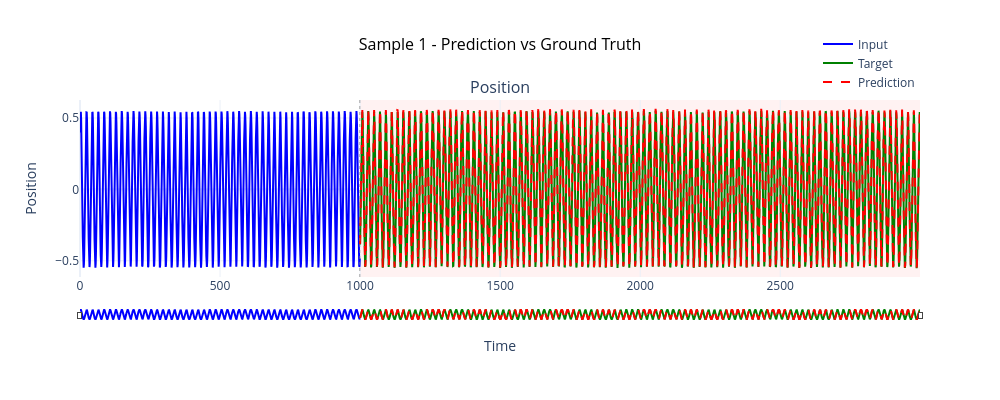
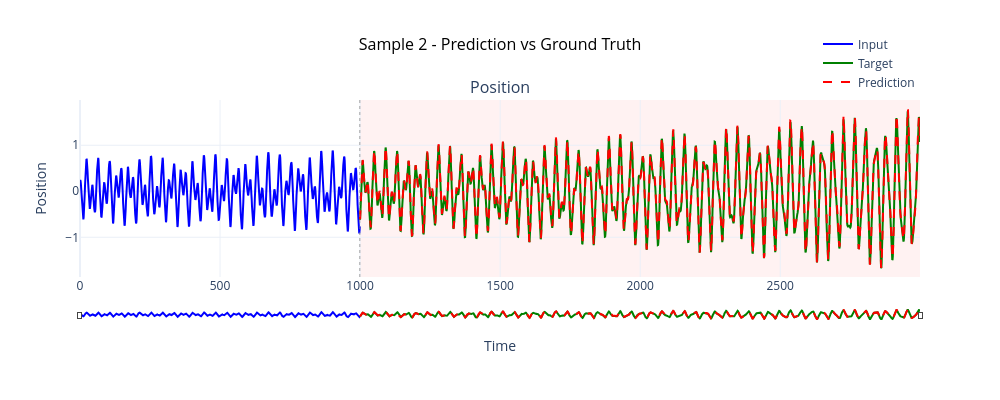
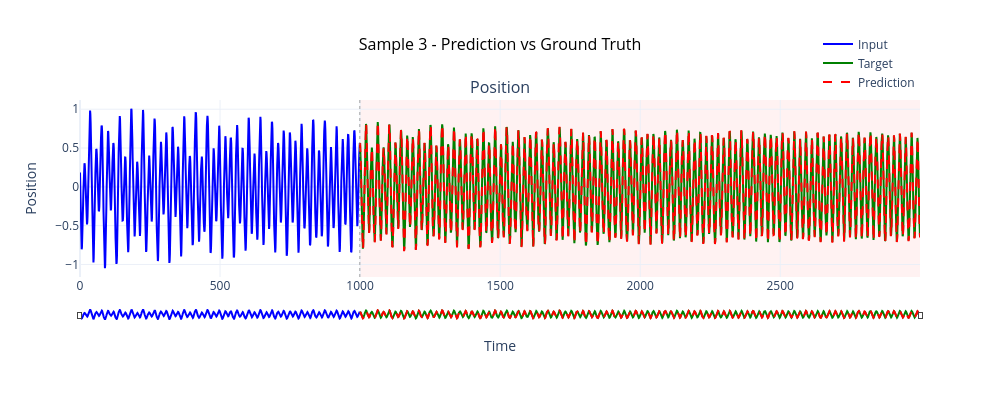
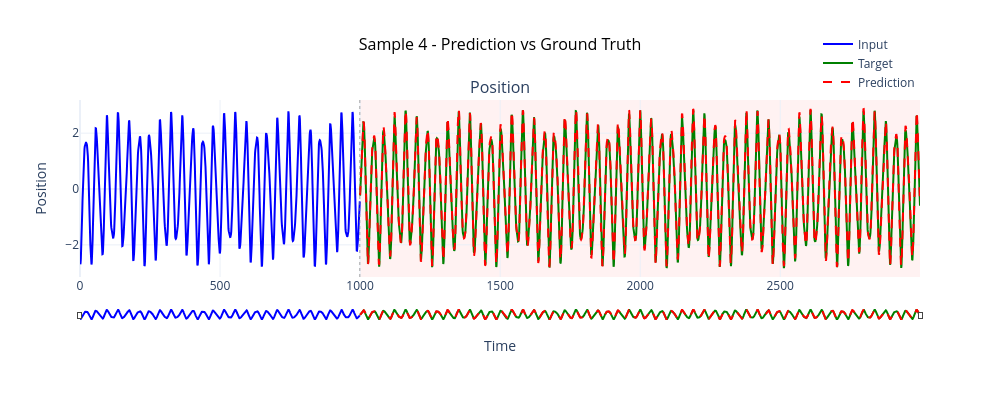

The notebook cell these images were saved under, in order:
### Markdown cell above
## 10. Visualize Predictions

### Code cell
# Concatenate results for visualization
visualizer = VibrationVisualizer2(figsize=(1000, 400))

predictions = np.concatenate(all_predictions, axis=0)
targets = np.concatenate(all_targets, axis=0)
features = np.concatenate(all_features, axis=0)

# Plot sample predictions
n_samples = min(10, len(predictions))
di = 60

for i in range(n_samples):
    # Create dummy input (use first part of target)
    input_data = features[i+di, :, 0:1]
    target_data = targets[i+di, :, 0:1]
    predicted_data = predictions[i+di, :, 0:1]

    fig = visualizer.plot_trajectory_comparison(
        input_data,
        target_data,
        predicted_data,
        title=f'Sample {i+1} - Prediction vs Ground Truth'
    )
    plt.show()

# fig = visualizer.plot_trajectory_comparison(
#     input_data=features,
#     target_data=targets,
#     predicted_data=targets,  # Using targets as "prediction" for visualization
#     feature_names=['Position', 'Velocity'],
#     title='Sample Vibration Trajectory'
# )

# Plot amplitude analysis if available
if all_amplitudes_pred and all_amplitudes_true:
    amplitudes_pred = np.concatenate(all_amplitudes_pred, axis=0)
    amplitudes_true = np.concatenate(all_amplitudes_true, axis=0)

    fig = visualizer.plot_amplitude_analysis(
        amplitudes_pred.flatten(),
        amplitudes_true.flatten(),
        title='Amplitude Prediction Analysis'
    )
    plt.show()

### Figure 1 — Plotly figure (JSON) as saved in the notebook; plotly's stock layout.template omitted (floating-point values rounded to 4 significant figures; data arrays with more than 128 entries replaced by an {"elided": "..."} marker saying what was removed)
{"data": [{"hovertemplate": "Time: %{x:.2f}<br>Value: %{y:.4f}<extra></extra>", "legendgroup": "group0", "line": {"color": "blue", "width": 2}, "mode": "lines", "name": "Input", "showlegend": true, "type": "scatter", "x": {"elided": "1000 int values"}, "xaxis": "x", "y": {"elided": "1000 float values"}, "yaxis": "y"}, {"hovertemplate": "Time: %{x:.2f}<br>Value: %{y:.4f}<extra></extra>", "legendgroup": "group0", "line": {"color": "green", "width": 2}, "mode": "lines", "name": "Target", "showlegend": true, "type": "scatter", "x": {"elided": "2000 int values"}, "xaxis": "x", "y": {"elided": "2000 float values"}, "yaxis": "y"}, {"hovertemplate": "Time: %{x:.2f}<br>Value: %{y:.4f}<extra></extra>", "legendgroup": "group0", "line": {"color": "red", "dash": "dash", "width": 2}, "mode": "lines", "name": "Prediction", "showlegend": true, "type": "scatter", "x": {"elided": "2000 int values"}, "xaxis": "x", "y": {"elided": "2000 float values"}, "yaxis": "y"}], "layout": {"annotations": [{"font": {"size": 16}, "showarrow": false, "text": "Position", "x": 0.5, "xanchor": "center", "xref": "paper", "y": 1, "yanchor": "bottom", "yref": "paper"}], "height": 400, "hovermode": "x unified", "legend": {"orientation": "h", "x": 1, "xanchor": "right", "y": 1.02, "yanchor": "bottom"}, "shapes": [{"line": {"color": "gray", "dash": "dot", "width": 1}, "opacity": 0.7, "type": "line", "x0": 999, "x1": 999, "xref": "x", "y0": 0, "y1": 1, "yref": "y domain"}, {"fillcolor": "red", "layer": "below", "line": {"width": 0}, "opacity": 0.05, "type": "rect", "x0": 1000, "x1": 2999, "xref": "x", "y0": 0, "y1": 1, "yref": "y domain"}], "showlegend": true, "title": {"font": {"color": "black", "size": 16}, "text": "Sample 1 - Prediction vs Ground Truth", "x": 0.5, "xanchor": "center"}, "width": 1000, "xaxis": {"anchor": "y", "domain": [0, 1], "rangeslider": {"thickness": 0.05, "visible": true}, "title": {"text": "Time"}}, "yaxis": {"anchor": "x", "domain": [0, 1], "title": {"text": "Position"}}}}

### Figure 2 — Plotly figure (JSON) as saved in the notebook; plotly's stock layout.template omitted (floating-point values rounded to 4 significant figures; data arrays with more than 128 entries replaced by an {"elided": "..."} marker saying what was removed)
{"data": [{"hovertemplate": "Time: %{x:.2f}<br>Value: %{y:.4f}<extra></extra>", "legendgroup": "group0", "line": {"color": "blue", "width": 2}, "mode": "lines", "name": "Input", "showlegend": true, "type": "scatter", "x": {"elided": "1000 int values"}, "xaxis": "x", "y": {"elided": "1000 float values"}, "yaxis": "y"}, {"hovertemplate": "Time: %{x:.2f}<br>Value: %{y:.4f}<extra></extra>", "legendgroup": "group0", "line": {"color": "green", "width": 2}, "mode": "lines", "name": "Target", "showlegend": true, "type": "scatter", "x": {"elided": "2000 int values"}, "xaxis": "x", "y": {"elided": "2000 float values"}, "yaxis": "y"}, {"hovertemplate": "Time: %{x:.2f}<br>Value: %{y:.4f}<extra></extra>", "legendgroup": "group0", "line": {"color": "red", "dash": "dash", "width": 2}, "mode": "lines", "name": "Prediction", "showlegend": true, "type": "scatter", "x": {"elided": "2000 int values"}, "xaxis": "x", "y": {"elided": "2000 float values"}, "yaxis": "y"}], "layout": {"annotations": [{"font": {"size": 16}, "showarrow": false, "text": "Position", "x": 0.5, "xanchor": "center", "xref": "paper", "y": 1, "yanchor": "bottom", "yref": "paper"}], "height": 400, "hovermode": "x unified", "legend": {"orientation": "h", "x": 1, "xanchor": "right", "y": 1.02, "yanchor": "bottom"}, "shapes": [{"line": {"color": "gray", "dash": "dot", "width": 1}, "opacity": 0.7, "type": "line", "x0": 999, "x1": 999, "xref": "x", "y0": 0, "y1": 1, "yref": "y domain"}, {"fillcolor": "red", "layer": "below", "line": {"width": 0}, "opacity": 0.05, "type": "rect", "x0": 1000, "x1": 2999, "xref": "x", "y0": 0, "y1": 1, "yref": "y domain"}], "showlegend": true, "title": {"font": {"color": "black", "size": 16}, "text": "Sample 2 - Prediction vs Ground Truth", "x": 0.5, "xanchor": "center"}, "width": 1000, "xaxis": {"anchor": "y", "domain": [0, 1], "rangeslider": {"thickness": 0.05, "visible": true}, "title": {"text": "Time"}}, "yaxis": {"anchor": "x", "domain": [0, 1], "title": {"text": "Position"}}}}

### Figure 3 — Plotly figure (JSON) as saved in the notebook; plotly's stock layout.template omitted (floating-point values rounded to 4 significant figures; data arrays with more than 128 entries replaced by an {"elided": "..."} marker saying what was removed)
{"data": [{"hovertemplate": "Time: %{x:.2f}<br>Value: %{y:.4f}<extra></extra>", "legendgroup": "group0", "line": {"color": "blue", "width": 2}, "mode": "lines", "name": "Input", "showlegend": true, "type": "scatter", "x": {"elided": "1000 int values"}, "xaxis": "x", "y": {"elided": "1000 float values"}, "yaxis": "y"}, {"hovertemplate": "Time: %{x:.2f}<br>Value: %{y:.4f}<extra></extra>", "legendgroup": "group0", "line": {"color": "green", "width": 2}, "mode": "lines", "name": "Target", "showlegend": true, "type": "scatter", "x": {"elided": "2000 int values"}, "xaxis": "x", "y": {"elided": "2000 float values"}, "yaxis": "y"}, {"hovertemplate": "Time: %{x:.2f}<br>Value: %{y:.4f}<extra></extra>", "legendgroup": "group0", "line": {"color": "red", "dash": "dash", "width": 2}, "mode": "lines", "name": "Prediction", "showlegend": true, "type": "scatter", "x": {"elided": "2000 int values"}, "xaxis": "x", "y": {"elided": "2000 float values"}, "yaxis": "y"}], "layout": {"annotations": [{"font": {"size": 16}, "showarrow": false, "text": "Position", "x": 0.5, "xanchor": "center", "xref": "paper", "y": 1, "yanchor": "bottom", "yref": "paper"}], "height": 400, "hovermode": "x unified", "legend": {"orientation": "h", "x": 1, "xanchor": "right", "y": 1.02, "yanchor": "bottom"}, "shapes": [{"line": {"color": "gray", "dash": "dot", "width": 1}, "opacity": 0.7, "type": "line", "x0": 999, "x1": 999, "xref": "x", "y0": 0, "y1": 1, "yref": "y domain"}, {"fillcolor": "red", "layer": "below", "line": {"width": 0}, "opacity": 0.05, "type": "rect", "x0": 1000, "x1": 2999, "xref": "x", "y0": 0, "y1": 1, "yref": "y domain"}], "showlegend": true, "title": {"font": {"color": "black", "size": 16}, "text": "Sample 3 - Prediction vs Ground Truth", "x": 0.5, "xanchor": "center"}, "width": 1000, "xaxis": {"anchor": "y", "domain": [0, 1], "rangeslider": {"thickness": 0.05, "visible": true}, "title": {"text": "Time"}}, "yaxis": {"anchor": "x", "domain": [0, 1], "title": {"text": "Position"}}}}

### Figure 4 — Plotly figure (JSON) as saved in the notebook; plotly's stock layout.template omitted (floating-point values rounded to 4 significant figures; data arrays with more than 128 entries replaced by an {"elided": "..."} marker saying what was removed)
{"data": [{"hovertemplate": "Time: %{x:.2f}<br>Value: %{y:.4f}<extra></extra>", "legendgroup": "group0", "line": {"color": "blue", "width": 2}, "mode": "lines", "name": "Input", "showlegend": true, "type": "scatter", "x": {"elided": "1000 int values"}, "xaxis": "x", "y": {"elided": "1000 float values"}, "yaxis": "y"}, {"hovertemplate": "Time: %{x:.2f}<br>Value: %{y:.4f}<extra></extra>", "legendgroup": "group0", "line": {"color": "green", "width": 2}, "mode": "lines", "name": "Target", "showlegend": true, "type": "scatter", "x": {"elided": "2000 int values"}, "xaxis": "x", "y": {"elided": "2000 float values"}, "yaxis": "y"}, {"hovertemplate": "Time: %{x:.2f}<br>Value: %{y:.4f}<extra></extra>", "legendgroup": "group0", "line": {"color": "red", "dash": "dash", "width": 2}, "mode": "lines", "name": "Prediction", "showlegend": true, "type": "scatter", "x": {"elided": "2000 int values"}, "xaxis": "x", "y": {"elided": "2000 float values"}, "yaxis": "y"}], "layout": {"annotations": [{"font": {"size": 16}, "showarrow": false, "text": "Position", "x": 0.5, "xanchor": "center", "xref": "paper", "y": 1, "yanchor": "bottom", "yref": "paper"}], "height": 400, "hovermode": "x unified", "legend": {"orientation": "h", "x": 1, "xanchor": "right", "y": 1.02, "yanchor": "bottom"}, "shapes": [{"line": {"color": "gray", "dash": "dot", "width": 1}, "opacity": 0.7, "type": "line", "x0": 999, "x1": 999, "xref": "x", "y0": 0, "y1": 1, "yref": "y domain"}, {"fillcolor": "red", "layer": "below", "line": {"width": 0}, "opacity": 0.05, "type": "rect", "x0": 1000, "x1": 2999, "xref": "x", "y0": 0, "y1": 1, "yref": "y domain"}], "showlegend": true, "title": {"font": {"color": "black", "size": 16}, "text": "Sample 4 - Prediction vs Ground Truth", "x": 0.5, "xanchor": "center"}, "width": 1000, "xaxis": {"anchor": "y", "domain": [0, 1], "rangeslider": {"thickness": 0.05, "visible": true}, "title": {"text": "Time"}}, "yaxis": {"anchor": "x", "domain": [0, 1], "title": {"text": "Position"}}}}
